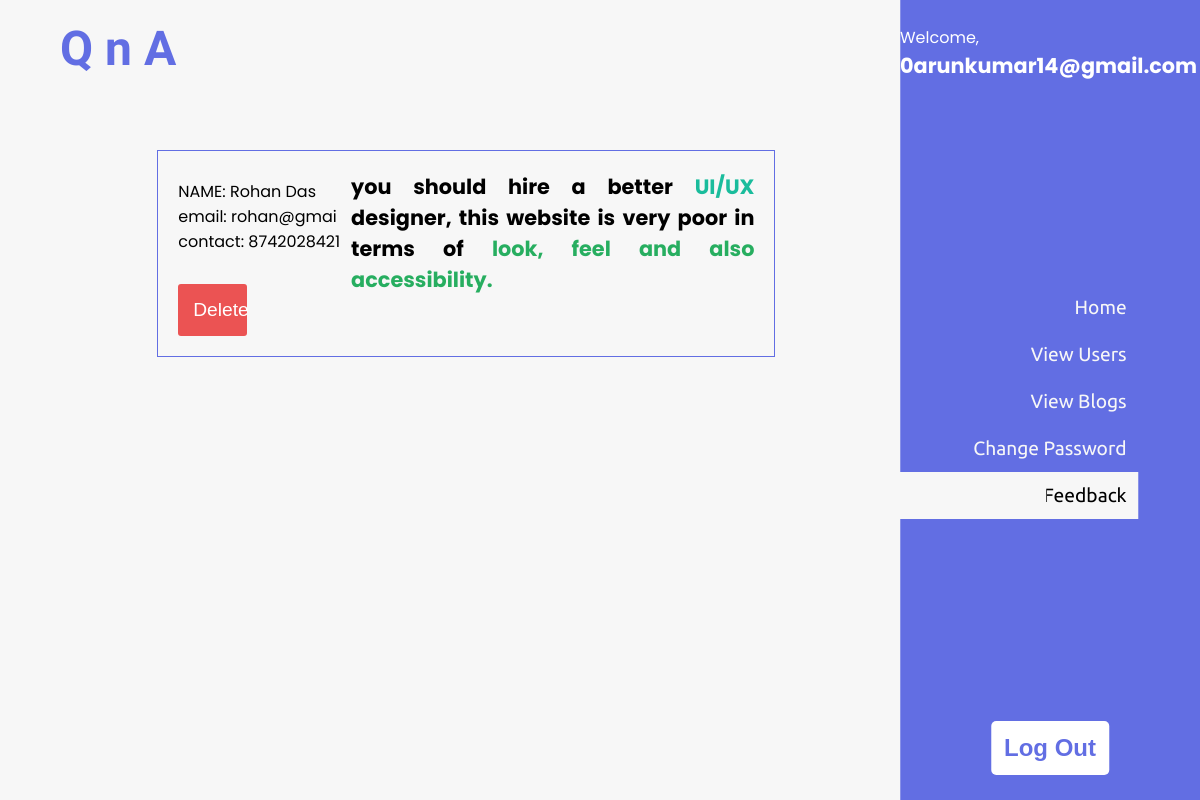
The app's page /view_feedback (signed in) with its own data.
### study/models.py (models this page shows)
class Feedback(models.Model):
    feedback_name = models.CharField(max_length=20, null=True)
    feedback_contact = models.CharField(max_length=30, null=True)
    feedback_email = models.CharField(max_length=10, null=True)
    feedback_comment = RichTextField(blank=True, null=True)

### study/views.py (the view)
# urls.py: path('view_feedback', view_feedback, name="view_feedback"),
def view_feedback(request):
    if not request.user.is_authenticated:
        return redirect('admin_login')
    data = Feedback.objects.all()
    d = {'data': data}
    return render(request, 'view_feedback.html', d)

### study/templates/view_feedback.html (shortened to what this page needs)
<html>
  <head>
    {% load static %}
    <link
      rel="stylesheet"
      href="https://cdnjs.cloudflare.com/ajax/libs/font-awesome/4.7.0/css/font-awesome.min.css"
    />
    <link rel="stylesheet" href="{% static 'css/admin_home.css' %}" />
  </head>
  <body>
    <div class="main-container">
      <div class="body-container">
        <a href="{% url 'index' %}"><p class="logo">Q n A</p></a>
        <div class="all-content">
          {% for i in data %}
          <div class="feed">
            <div class="info-feed">
              <div>
                <p>NAME: {{ i.feedback_name }}</p>
                <p>email: {{ i.feedback_email }}</p>
                <p>contact: {{ i.feedback_contact }}</p>
              </div>
              <a
                href="{% url 'delete_feedback' i.id %}"
                onclick="return confirm('Are you Sure?')"
                ><button>Delete</button></a
              >
            </div>
            <div class="feed-cont">{{ i.feedback_comment|safe }}</div>
          </div>
          {% endfor %}
        </div>
      </div>
      <div class="menu-admin">
        <div class="admin-navigation">
          <p>
            Welcome,
            <span style="font-weight: bold; font-size: 1.3rem">
              {{ user }}</span
            >
          </p>
          <ul class="admin-nav">
            <a href="{% url 'admin_home' %}"><li class="">Home</li></a>
            <a href="{% url 'view_user' %}"><li class="">View Users</li></a>
            <a href="{% url 'view_blog_admin' %}"
              ><li class="">View Blogs</li></a
            >
            <a href="{% url 'change_password' %}"
              ><li class="">Change Password</li></a
            >
            <a href=""><li class="active">View Feedback</li></a>
          </ul>
          <a href="{% url 'logout' %}"
            ><button class="buttn">Log Out</button></a
          >
        </div>
      </div>
    </div>
  </body>
</html>

### study/static/css/admin_home.css (style rules this page uses)
* { margin: 0; padding: 0; box-sizing: border-box; }
*::after, *::before { box-sizing: border-box; }
body { background-color: #f7f7f7; font-family: "Poppins"; }
:root { --primary: #626ee3; }
a { text-decoration: none; color: inherit; }
ul { list-style: none; }
.main-container { display: flex; }
.all-content { margin-top: 150px; margin-left: 180px; margin-right: 40px; }
.body-container { width: 80%; }
.menu-admin { width: 30%; }
.admin-navigation { position: sticky; width: 300px; height: 100vh; top: 0; background: var(--primary); left: 100%; display: flex; align-self: flex-start; flex-direction: column; justify-content: space-between; align-items: center; padding: 25px 0; z-index: 99; }
.admin-navigation > p { color: white; }
.admin-nav { display: flex; justify-content: center; align-items: flex-end; flex-direction: column; }
.admin-nav > a > li { padding: 12px; color: #f7f7f7; font-size: 1.2rem; font-family: "Ubuntu"; cursor: pointer; }
.active { background-color: #f7f7f7; color: black !important; position: relative; }
.active::before { content: ""; height: 100%; width: 230%; position: absolute; background-color: #f7f7f7; left: -170px; top: 0; }
.buttn { padding: 13px; color: #626ee3; background-color: white; border: none; font-size: 1.5rem; font-weight: bold; border-radius: 5px; cursor: pointer; }
.logo { font-family: "Fascinate", cursive; font-size: 3rem; font-weight: bolder; color: var(--primary); padding: 20px 0 0 60px; position: absolute; left: 0; top: 0; }

### study/templates/view_feedback.html (style rules this page uses)
.all-content { margin-left: 80; margin-right: 20px; }
.active::before { content: ""; height: 100%; width: 150%; position: absolute; background-color: #f7f7f7; left: -170px; top: 0; }
.feed { display: flex; padding: 20px; border: 1px solid #626ee3; width: 80%; margin: 0 auto 20px auto; }
.info-feed { display: flex; flex-direction: column; width: 30%; text-align: justify; justify-content: center; margin-top: 8px; }
.feed-cont { display: flex; justify-content: center; width: 70%; font-size: 1.3rem; font-weight: bold; text-align: justify; }
.info-feed > a > button { width: 40%; padding: 15px; font-size: 1.2rem; background: #eb5353; color: white; border: none; margin-top: 30px; border-radius: 3px; cursor: pointer; }

### records on screen
Feedback: feedback_name "Rohan Das", feedback_email "rohan@gmai", feedback_contact "8742028421", feedback_comment "you should hire a better UI/UX designer, this website is very poor in terms of look, feel and also accessibility."

### other values on screen
{{ user }} "0arunkumar14@gmail.com"
